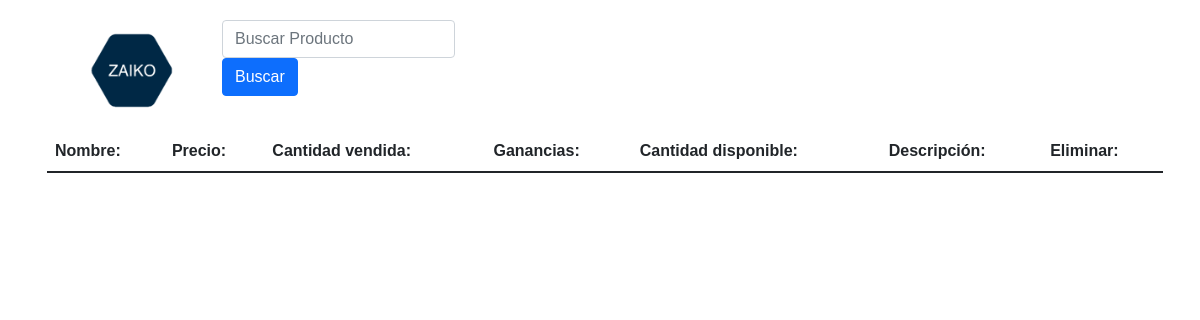
The page /ventas/ on the database as committed earlier.
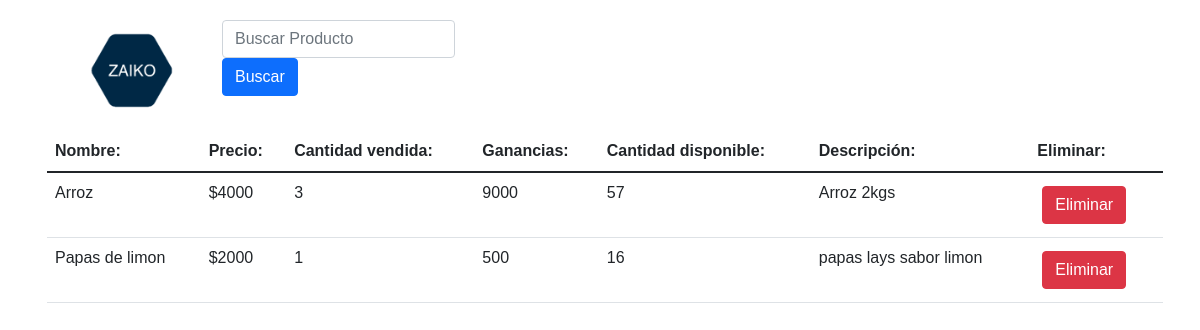
The same page on the database as committed later.
### inventario/models.py (models this page shows, shortened)
class producto(models.Model):
    Nombre=models.CharField(max_length=100, unique=True)
    PrecioCompra=models.IntegerField(default=0)
    PrecioVenta=models.IntegerField(default=0)
    Cantidad=models.IntegerField()
    Descripción =models.CharField(max_length=250)
    Vendido=models.BooleanField(default=False)
    CantidadVendida=models.IntegerField(default=0)
    Ganancia=models.IntegerField(default=0)

### inventario/views.py (the view)
# urls.py: path('ventas/',inventarioViews.ventas, name="ventas"),
def ventas(request):
    searchTerm= request.GET.get('buscarProducto')
    if searchTerm:
        venta = producto.objects.filter(Nombre__icontains=searchTerm)
    else:
        venta = producto.objects.filter(Vendido=True)
    context={'searchTerm':searchTerm, 'ventas': venta}
    return render(request, 'ventas.html', context)

### inventario/templates/ventas.html (shortened to what this page needs)
{%load static%}
<!DOCTYPE html>
<link rel="stylesheet" href='{%static "css/ventas.css" %}'>
<link href="https://cdn.jsdelivr.net/npm/bootstrap@5.1.3/dist/css/bootstrap.min.css" rel="stylesheet">
<div class="container">
    <nav>
    <a href="{% url 'inicio' %}"><img src="{% static 'images/logo.png' %}"></a>
    <form action="">
        <input type="text" class="form-control" name="buscarProducto" placeholder="Buscar Producto">
        <button type="submit" class =" btn btn-primary">Buscar</button>
    </form>
    </nav>
<table class="table ">
    <thead>
    <tr>
        <th scope="col">Nombre: </th>
        <th scope="col">Precio:</th>
        <th scope="col">Cantidad vendida:</th>
        <th scope="col">Ganancias:</th>
        <th scope="col">Cantidad disponible:</th>
        <th scope="col">Descripción: </th>
        <th scope="col">Eliminar: </th>
    </tr>
    </thead>
    <tbody>
    <tr>
{% for venta in ventas %}
        <td>{{venta.Nombre}}</td>
        <td>${{venta.PrecioVenta}}</td>
        <td>{{venta.CantidadVendida}}</td>
        <td>{{venta.Ganancia|add:venta.PrecioCompra }}</td>
        <td>{{venta.Cantidad}}</td>
        <td>{{venta.Descripción}}</td>
        <td><a href = "{% url "eliminarVenta" pk=venta.id %}" class="btn btn-danger">Eliminar</a></td>
    </tr>
{% endfor %}
</div>

### inventario/static/css/ventas.css (style rules this page uses)
* { margin: 5px; padding: 0; font-family: 'Poppins', sans-serif; overflow-x: hidden; }
nav img { width: 150px; }
nav { display: flex; }

Rows that differ between the two databases and show on the page:
added producto: Nombre "Arroz", PrecioVenta "4000", CantidadVendida "3", Ganancia|add "9000", Cantidad "57", Descripción "Arroz 2kgs"
added producto: Nombre "Papas de limon", PrecioVenta "2000", CantidadVendida "1", Ganancia|add "500", Cantidad "16", Descripción "papas lays sabor limon"
